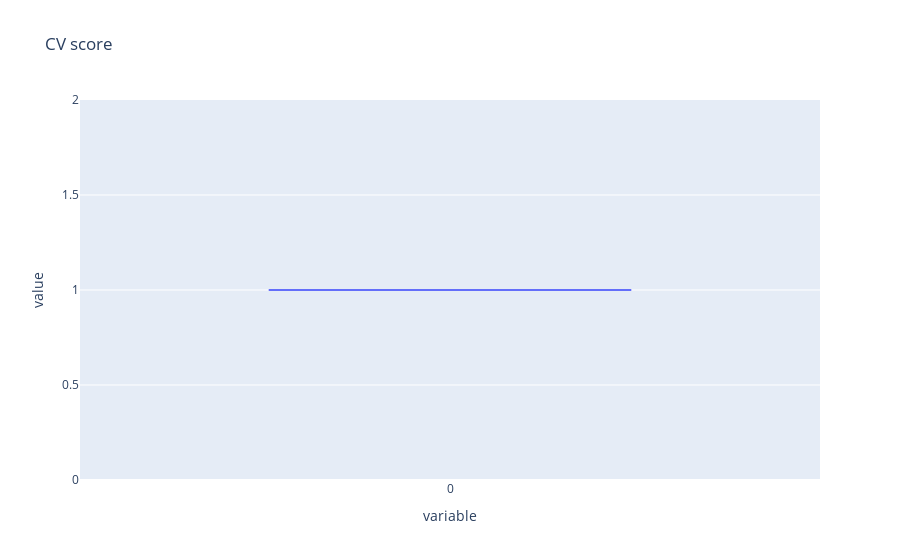

Notebook code cell kept with this figure:
### Code cell
from sklearn.model_selection import cross_val_score
rfc_cv_score = cross_val_score(rf_2, X, np.ravel(y), cv=10, scoring='roc_auc')
px.box(rfc_cv_score, title='CV score')

### Figure 1 — Plotly figure (JSON) as saved in the notebook; plotly's stock layout.template omitted (floating-point values rounded to 4 significant figures)
{"data": [{"alignmentgroup": "True", "hovertemplate": "variable=%{x}<br>value=%{y}<extra></extra>", "legendgroup": "", "marker": {"color": "#636efa"}, "name": "", "notched": false, "offsetgroup": "", "orientation": "v", "showlegend": false, "type": "box", "x": ["0", "0", "0", "0", "0", "0", "0", "0", "0", "0"], "x0": " ", "xaxis": "x", "y": [1, 1, 1, 1, 1, 1, 1, 1, 1, 1], "y0": " ", "yaxis": "y"}], "layout": {"boxmode": "group", "legend": {"tracegroupgap": 0}, "title": {"text": "CV score"}, "xaxis": {"anchor": "y", "domain": [0, 1], "title": {"text": "variable"}}, "yaxis": {"anchor": "x", "domain": [0, 1], "title": {"text": "value"}}}}
